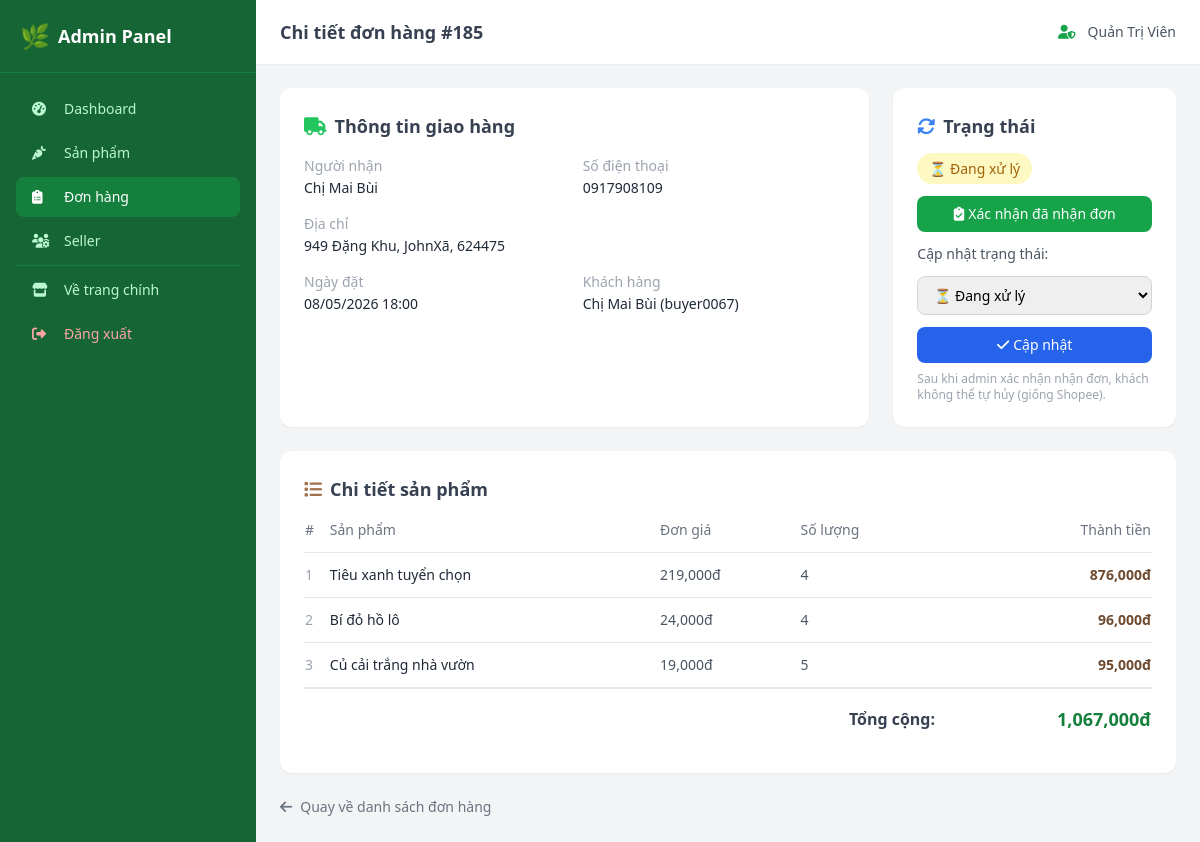
The page /admin/orders/185 (signed in) on the database its author committed.
### models.py (models this page shows, shortened)
class Order(db.Model):
    __tablename__ = 'orders'
    id = db.Column(db.Integer, primary_key=True)
    user_id = db.Column(db.Integer, db.ForeignKey('users.id'), nullable=False)
    order_date = db.Column(db.DateTime, default=datetime.utcnow)
    status = db.Column(db.String(30), nullable=False, default='Đang xử lý')
    total_amount = db.Column(db.Float, nullable=False, default=0)
    shipping_name = db.Column(db.String(150), nullable=False)
    shipping_phone = db.Column(db.String(20), nullable=False)
    shipping_address = db.Column(db.String(500), nullable=False)
    note = db.Column(db.Text, nullable=True)
    admin_confirmed_at = db.Column(db.DateTime, nullable=True)
    items = db.relationship('OrderItem', backref='order', lazy='joined', cascade='all, delete-orphan')
    payment = db.relationship('Payment', backref='order', uselist=False, cascade='all, delete-orphan')

class User(UserMixin, db.Model):
    __tablename__ = 'users'
    id = db.Column(db.Integer, primary_key=True)
    username = db.Column(db.String(80), unique=True, nullable=False, index=True)
    email = db.Column(db.String(120), unique=True, nullable=False, index=True)
    password_hash = db.Column(db.String(256), nullable=False)
    full_name = db.Column(db.String(150), nullable=False)
    phone = db.Column(db.String(20), nullable=True)
    address = db.Column(db.String(300), nullable=True)
    role = db.Column(db.String(20), nullable=False, default='buyer')  # 'admin' | 'seller' | 'buyer'
    is_active = db.Column(db.Boolean, default=True)
    created_at = db.Column(db.DateTime, default=datetime.utcnow)
    orders = db.relationship('Order', backref='customer', lazy='dynamic')
    products = db.relationship('Product', backref='seller', lazy='dynamic', foreign_keys='Product.seller_id')
    def is_admin(self):
        return self.role == 'admin'

class OrderItem(db.Model):
    __tablename__ = 'order_items'
    id = db.Column(db.Integer, primary_key=True)
    order_id = db.Column(db.Integer, db.ForeignKey('orders.id'), nullable=False)
    product_id = db.Column(db.Integer, db.ForeignKey('products.id'), nullable=False)
    product_name = db.Column(db.String(200), nullable=False)
    product_price = db.Column(db.Float, nullable=False)
    quantity = db.Column(db.Integer, nullable=False, default=1)
    subtotal = db.Column(db.Float, nullable=False, default=0)
    seller_status = db.Column(db.String(30), nullable=False, default='Đơn mới')
    shipping_code = db.Column(db.String(100), nullable=True)
    shipping_carrier = db.Column(db.String(100), nullable=True)
    shipping_updated_at = db.Column(db.DateTime, nullable=True)
    shipment = db.relationship('Shipment', backref='order_item', uselist=False, cascade='all, delete-orphan')

### app.py (the view)
@app.route('/admin/orders/<int:order_id>')
@admin_required
def admin_order_detail(order_id):
    order = Order.query.get_or_404(order_id)
    return render_template('admin/order_detail.html', order=order)

### app.py (called while the page is built)
@login_manager.user_loader
def load_user(user_id):
    return db.session.get(User, int(user_id))

def admin_required(f):
    @wraps(f)
    @login_required
    def decorated_function(*args, **kwargs):
        if not current_user.is_admin():
            abort(403)
        return f(*args, **kwargs)
    return decorated_function

@app.context_processor
def inject_cart_count():
    cart = session.get('cart', {})
    count = sum(item['quantity'] for item in cart.values())
    return dict(cart_count=count, image_url=build_image_url)

### templates/admin/order_detail.html (shortened to what this page needs)
{% extends 'admin/base_admin.html' %}
{% block page_title %}Chi tiết đơn hàng #{{ order.id }}{% endblock %}
{% block admin_content %}
<div class="max-w-4xl space-y-6">
    <div class="grid grid-cols-1 lg:grid-cols-3 gap-6">
        <div class="bg-white rounded-xl shadow-sm p-6 lg:col-span-2">
            <h3 class="text-lg font-semibold text-gray-700 mb-4">
                <i class="fas fa-truck text-green-brand-500 mr-2"></i>Thông tin giao hàng
            </h3>
            <div class="grid grid-cols-1 sm:grid-cols-2 gap-4 text-sm">
                <div>
                    <p class="text-gray-400">Người nhận</p>
                    <p class="font-medium text-gray-800 mt-0.5">{{ order.shipping_name }}</p>
                </div>
                <div>
                    <p class="text-gray-400">Số điện thoại</p>
                    <p class="font-medium text-gray-800 mt-0.5">{{ order.shipping_phone }}</p>
                </div>
                <div class="sm:col-span-2">
                    <p class="text-gray-400">Địa chỉ</p>
                    <p class="font-medium text-gray-800 mt-0.5">{{ order.shipping_address }}</p>
                </div>
                <div>
                    <p class="text-gray-400">Ngày đặt</p>
                    <p class="font-medium text-gray-800 mt-0.5">{{ order.order_date.strftime('%d/%m/%Y %H:%M') }}</p>
                </div>
                <div>
                    <p class="text-gray-400">Khách hàng</p>
                    <p class="font-medium text-gray-800 mt-0.5">{{ order.customer.full_name }} ({{ order.customer.username }})</p>
                </div>
            </div>
        </div>
        <div class="bg-white rounded-xl shadow-sm p-6">
            <h3 class="text-lg font-semibold text-gray-700 mb-4">
                <i class="fas fa-sync-alt text-blue-500 mr-2"></i>Trạng thái
            </h3>
            <div class="mb-4">
                {% if order.status == 'Đang xử lý' %}
                    <span class="px-3 py-1.5 bg-yellow-100 text-yellow-700 rounded-full text-sm font-medium">⏳ {{ order.status }}</span>
                {% elif order.status == 'Đang giao' %}
                    <span class="px-3 py-1.5 bg-blue-100 text-blue-700 rounded-full text-sm font-medium">🚚 {{ order.status }}</span>
                {% elif order.status == 'Đã hoàn thành' %}
                    <span class="px-3 py-1.5 bg-green-100 text-green-700 rounded-full text-sm font-medium">✅ {{ order.status }}</span>
                {% else %}
                    <span class="px-3 py-1.5 bg-red-100 text-red-700 rounded-full text-sm font-medium">❌ {{ order.status }}</span>
                {% endif %}
            </div>
            {% if order.status == 'Đã hủy' %}
            <p class="text-sm text-red-700 bg-red-50 rounded-lg px-3 py-2">
                <i class="fas fa-ban mr-1"></i>
                Khách hàng đã hủy đơn — chỉ xem, không cập nhật trạng thái.
            </p>
            {% else %}
            {% if order.admin_confirmed_at %}
            <p class="text-xs text-green-700 bg-green-50 rounded-lg px-3 py-2 mb-3">
                <i class="fas fa-check-circle mr-1"></i>
                Admin đã nhận đơn lúc {{ order.admin_confirmed_at.strftime('%d/%m/%Y %H:%M') }}
            </p>
            {% else %}
            <form action="{{ url_for('admin_order_confirm', order_id=order.id) }}" method="POST" class="mb-3">
                <button type="submit"
                        class="w-full bg-green-brand-600 text-white py-2 rounded-lg text-sm font-medium hover:bg-green-brand-700 transition">
                    <i class="fas fa-clipboard-check mr-1"></i>Xác nhận đã nhận đơn
                </button>
            </form>
            {% endif %}
            <form action="{{ url_for('admin_order_update', order_id=order.id) }}" method="POST" class="space-y-3">
                <label class="block text-sm text-gray-600">Cập nhật trạng thái:</label>
                <select name="status" class="w-full px-3 py-2 rounded-lg border border-gray-300 text-sm focus:border-green-brand-500 focus:ring-2 focus:ring-green-brand-200 outline-none">
                    <option value="Đang xử lý" {% if order.status == 'Đang xử lý' %}selected{% endif %}>⏳ Đang xử lý</option>
                </select>
                <button type="submit"
                        class="w-full bg-blue-600 text-white py-2 rounded-lg text-sm font-medium hover:bg-blue-700 transition">
                    <i class="fas fa-check mr-1"></i>Cập nhật
                </button>
            </form>
            <p class="text-xs text-gray-400 mt-2">Sau khi admin xác nhận nhận đơn, khách không thể tự hủy (giống Shopee).</p>
            {% endif %}
        </div>
    </div>
    <div class="bg-white rounded-xl shadow-sm p-6">
        <h3 class="text-lg font-semibold text-gray-700 mb-4">
            <i class="fas fa-list text-earth-500 mr-2"></i>Chi tiết sản phẩm
        </h3>
        <div class="overflow-x-auto">
            <table class="w-full text-sm">
                <thead class="border-b">
                    <tr class="text-left text-gray-500">
                        <th class="pb-3 font-medium">#</th>
                        <th class="pb-3 font-medium">Sản phẩm</th>
                        <th class="pb-3 font-medium">Đơn giá</th>
                        <th class="pb-3 font-medium">Số lượng</th>
                        <th class="pb-3 font-medium text-right">Thành tiền</th>
                    </tr>
                </thead>
                <tbody class="divide-y">
                    {% for item in order.items %}
                    <tr>
                        <td class="py-3 text-gray-400">{{ loop.index }}</td>
                        <td class="py-3 font-medium text-gray-800">{{ item.product_name }}</td>
                        <td class="py-3 text-gray-600">{{ "{:,.0f}".format(item.product_price) }}đ</td>
                        <td class="py-3 text-gray-600">{{ item.quantity }}</td>
                        <td class="py-3 text-right font-semibold text-earth-700">{{ "{:,.0f}".format(item.subtotal) }}đ</td>
                    </tr>
                    {% endfor %}
                </tbody>
                <tfoot>
                    <tr class="border-t-2">
                        <td colspan="4" class="py-4 text-right font-semibold text-gray-700 text-base">Tổng cộng:</td>
                        <td class="py-4 text-right font-bold text-green-brand-700 text-lg">{{ "{:,.0f}".format(order.total_amount) }}đ</td>
                    </tr>
                </tfoot>
            </table>
        </div>
    </div>
    <a href="{{ url_for('admin_orders') }}" class="inline-flex items-center gap-2 text-sm text-gray-500 hover:text-green-brand-700 transition">
        <i class="fas fa-arrow-left"></i> Quay về danh sách đơn hàng
    </a>
</div>
{% endblock %}

### templates/admin/base_admin.html (shortened to what this page needs)
<!DOCTYPE html>
<html lang="vi">
<head>
    <script src="https://cdn.tailwindcss.com"></script>
    <link rel="stylesheet" href="https://cdnjs.cloudflare.com/ajax/libs/font-awesome/6.5.0/css/all.min.css">
</head>
<body class="bg-gray-100 min-h-screen">
    <div class="flex min-h-screen">
        <aside id="sidebar" class="w-64 bg-green-brand-800 text-white flex-shrink-0 hidden lg:block">
            <div class="p-5 border-b border-green-brand-700">
                <a href="{{ url_for('admin_dashboard') }}" class="flex items-center gap-2">
                    <span class="text-2xl">🌿</span>
                    <span class="text-lg font-bold">Admin Panel</span>
                </a>
            </div>
            <nav class="p-4 space-y-1">
                <a href="{{ url_for('admin_dashboard') }}"
                   class="flex items-center gap-3 px-4 py-2.5 rounded-lg text-sm font-medium
                   {% if request.endpoint == 'admin_dashboard' %}bg-green-brand-700 text-white{% else %}text-green-brand-200 hover:bg-green-brand-700 hover:text-white{% endif %} transition">
                    <i class="fas fa-tachometer-alt w-5"></i> Dashboard
                </a>
                <a href="{{ url_for('admin_products') }}"
                   class="flex items-center gap-3 px-4 py-2.5 rounded-lg text-sm font-medium
                   {% if 'product' in request.endpoint %}bg-green-brand-700 text-white{% else %}text-green-brand-200 hover:bg-green-brand-700 hover:text-white{% endif %} transition">
                    <i class="fas fa-carrot w-5"></i> Sản phẩm
                </a>
                <a href="{{ url_for('admin_orders') }}"
                   class="flex items-center gap-3 px-4 py-2.5 rounded-lg text-sm font-medium
                   {% if 'order' in request.endpoint %}bg-green-brand-700 text-white{% else %}text-green-brand-200 hover:bg-green-brand-700 hover:text-white{% endif %} transition">
                    <i class="fas fa-clipboard-list w-5"></i> Đơn hàng
                </a>
                <a href="{{ url_for('admin_sellers') }}"
                   class="flex items-center gap-3 px-4 py-2.5 rounded-lg text-sm font-medium
                   {% if 'seller' in request.endpoint %}bg-green-brand-700 text-white{% else %}text-green-brand-200 hover:bg-green-brand-700 hover:text-white{% endif %} transition">
                    <i class="fas fa-users-cog w-5"></i> Seller
                </a>
                <hr class="border-green-brand-700 my-3">
                <a href="{{ url_for('index') }}"
                   class="flex items-center gap-3 px-4 py-2.5 rounded-lg text-sm font-medium text-green-brand-200 hover:bg-green-brand-700 hover:text-white transition">
                    <i class="fas fa-store w-5"></i> Về trang chính
                </a>
                <a href="{{ url_for('logout') }}"
                   class="flex items-center gap-3 px-4 py-2.5 rounded-lg text-sm font-medium text-red-300 hover:bg-red-600 hover:text-white transition">
                    <i class="fas fa-sign-out-alt w-5"></i> Đăng xuất
                </a>
            </nav>
        </aside>
        <div class="flex-1 flex flex-col">
            <header class="bg-white shadow-sm h-16 flex items-center justify-between px-6">
                <h2 class="text-lg font-semibold text-gray-700">{% block page_title %}Dashboard{% endblock %}</h2>
                <div class="flex items-center gap-3 text-sm text-gray-600">
                    <i class="fas fa-user-shield text-green-brand-600"></i>
                    <span>{{ current_user.full_name }}</span>
                </div>
            </header>
            <main class="flex-1 p-6">
                {% block admin_content %}{% endblock %}
            </main>
        </div>
    </div>
</body>
</html>

### rows shown on the page
Order: id "185", shipping_name "Chị Mai Bùi", shipping_phone "0917908109", shipping_address "949 Đặng Khu, JohnXã, 624475", order_date "08/05/2026 18:00", status "Đang xử lý", status "⏳ Đang xử lý", total_amount "1,067,000"
User: full_name "Quản Trị Viên"
User: customer.full_name "Chị Mai Bùi", customer.username "buyer0067"
OrderItem: product_name "Tiêu xanh tuyển chọn", product_price "219,000", quantity "4", subtotal "876,000"
OrderItem: product_name "Bí đỏ hồ lô", product_price "24,000", quantity "4", subtotal "96,000"
OrderItem: product_name "Củ cải trắng nhà vườn", product_price "19,000", quantity "5", subtotal "95,000"
